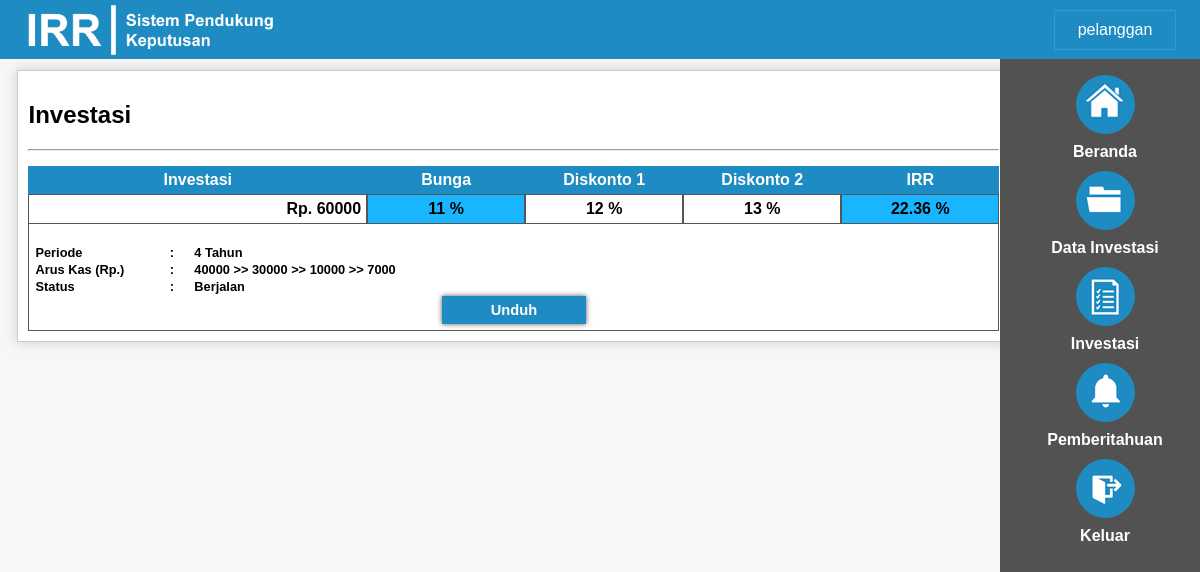
The app's page /?page=inv (signed in) with its own data.
### tables this page shows
CREATE TABLE IF NOT EXISTS `tbl_user` (
  `id_user` int(5) NOT NULL AUTO_INCREMENT,
  `username` varchar(20) NOT NULL,
  `password` varchar(50) NOT NULL,
  `fname` varchar(25) NOT NULL,
  `lname` varchar(25) NOT NULL,
  `address` varchar(35) NOT NULL,
  `email` varchar(40) NOT NULL,
  `phone` varchar(15) NOT NULL,
  `fb` varchar(25) NOT NULL,
  `twitter` varchar(25) NOT NULL,
  `level` enum('admin','eksekutif') NOT NULL DEFAULT 'eksekutif',
  PRIMARY KEY (`id_user`)
);

CREATE TABLE IF NOT EXISTS `tbl_run_inv` (
  `id_run` int(5) NOT NULL AUTO_INCREMENT,
  `id_inv` int(5) NOT NULL,
  `id_not` int(5) NOT NULL,
  `id_user` int(5) NOT NULL,
  `tgl_start` varchar(15) NOT NULL,
  `tgl_finish` varchar(15) NOT NULL,
  PRIMARY KEY (`id_run`)
);

CREATE TABLE IF NOT EXISTS `tbl_inv` (
  `id_inv` int(5) NOT NULL AUTO_INCREMENT,
  `inves` bigint(20) NOT NULL,
  `bunga` int(11) NOT NULL,
  `df1` int(11) NOT NULL,
  `df2` int(11) NOT NULL,
  `irr` double NOT NULL,
  `periode` varchar(30) NOT NULL,
  `kas` varchar(150) NOT NULL,
  `jml_periode` int(5) NOT NULL,
  `rekomen` varchar(10) NOT NULL,
  `yn` enum('y','n') NOT NULL DEFAULT 'n',
  PRIMARY KEY (`id_inv`)
);

### index.php (called while the page is built, shortened)
<?php
$index = new index();
$index->lvl();
?>

### eksekutif/inv.php (the view)
<link rel="stylesheet" href="css/data.css"  type="text/css" />
<h2>Investasi</h2>
<hr />
<?php
$username = $_SESSION['username'];
$query = mysql_query("SELECT * FROM tbl_user WHERE username='$username'");
$data = mysql_fetch_array($query);
$id_user = $data['id_user'];
$query = mysql_query("SELECT * FROM tbl_run_inv INNER JOIN tbl_inv ON tbl_inv.id_inv=tbl_run_inv.id_inv WHERE tbl_run_inv.id_user='$id_user' AND tbl_inv.id_inv=tbl_run_inv.id_inv ORDER BY tbl_run_inv.id_run DESC");
$jumlah = mysql_num_rows($query);
if (!empty($jumlah)){
	while($d = mysql_fetch_array($query)){
?>
	<table border="0" cellpadding="5" cellspacing="0">
	<thead>
		<tr>
			<td>Investasi</td>
			<td>Bunga</td>
			<td>Diskonto 1</td>
			<td>Diskonto 2</td>
			<td>IRR</td>
		</tr>
	</thead>
	<tbody>
		<tr>
			<td class="inves"><? echo 'Rp. '.$d['inves'];?></td>
			<td class="bung1"><? echo $d['bunga'].' &#37;';?></td>
			<td class="bung"><? echo $d['df1'].' &#37;';?></td>
			<td class="bung"><? echo $d['df2'].' &#37;';?></td>
			<td class="bung1"><? echo $d['irr'].' &#37;';?></td>
		</tr>
		<tr>
			<td colspan="5" class="sub-tabel">
				<table border="0" cellspacing="0">
				<tr class="per">
					<td class="per-contain">Periode</td>
					<td>:</td>
					<td><? echo $d['jml_periode'].' Tahun';?></td>
				</tr>
				<tr class="per">
					<td class="per-contain">Arus Kas (Rp.)</td>
					<td>:</td>
					<td><? echo $d['kas'];?></td>
				</tr>
				<tr class="per" >
					<td class="per-contain">Status</td>
					<td>:</td>
					<td>Berjalan</td>
				</tr>
				<tr>
					<td colspan="3" class="bung2" align="center">
						<button><a href="eksekutif/unduh.php?q=<?php echo $d['id_inv'];?>" target="_blank">Unduh</a></button>
					</td>
				</tr>
				</table>
			</td>
		</tr>
	</tbody>
	</table>
<?php
	}
} else {
	die("TIDAK ADA INVESTASI YANG BERJALAN");
}
?>

### eksekutif/index.php (shortened to what this page needs)
<!DOCTYPE html>
<html>
<head>
	<link rel="stylesheet" href="css/dashboard.css"  type="text/css" />
	<link rel="stylesheet" href="css/pop.css" type="text/css" />
	<link rel="stylesheet" href="css/tootip.css"  type="text/css" />
</head>
<body>
<?php
$username = $_SESSION['username'];
$query = mysql_query("SELECT * FROM tbl_user WHERE username='$username'");
$data = mysql_fetch_array($query);
?>
<div class="header">
	<img class="logo" src="img/logo.png">
	<div class="user">
	<a href="#popup"><?php echo $data['username'];?></a>
	</div>
</div>
<div class="menu">
<ul>
	<a href="./" ><li><img src="img/beranda.png"><br/>Beranda</li></a>
	<a href="?page=dat"><li><img src="img/data.png"><br/>Data Investasi</a></li>
	<a href="?page=inv"><li><img src="img/investasi.png"><br/>Investasi</a></li>
	<a href="?page=notif"><li><img src="img/notif.png"><br/>Pemberitahuan</a></li>
	<a href="login/logout.php"><li><img src="img/keluar.png"><br/>Keluar</a></li>
</ul>
</div>
<div class="container">
<?php
$page	= isset($_GET['page']) ? $_GET['page'] : "";
if($page=="") {
	include "welcome.php";
} else if($page=="dat") {
	include "data.php";
} else if($page=="inv") {
	include "inv.php";
} else if($page=="notif") {
	include "notif.php";
}
?>
</div>
</body>
</html>

### css/dashboard.css (style rules this page uses)
html { font-family:Arial, Tahoma; background:#f7f7f7; }
.header { background-color:#1e8bc3; z-index:1; position:fixed; top:0px; left:0px; right:0px; }
.logo { margin:5px 0 0 2%; width:250px; height:50px; }
.user { border:1px solid #3498db; text-align:center; margin:10px 2% 0 0; padding:10px; float:right; width:100px; }
.user a { text-decoration:none; color:#fff; }
.menu { position:fixed; top:40px;right:0px;bottom:0px; background-color:#525252; width:14%; }
.menu a { text-decoration:none; display:block; }
.menu ul { list-style:none; margin-top:25px; }
.menu ul li { border:none; margin:0 0 0 -40px; -webkit-transition:margin 0.5s; -moz-transition:margin 0.5s; }
.menu ul a { color:#fff; font-weight:bold; margin-left:10px; text-align:center; }
.menu ul li img { margin:10px 0 5px 0px; border-radius:30px; }
.container { background:#fff; border:1px solid #ccc; box-shadow: 0 0 12px #ccc; margin: 70px 1% 5px 0.8%; width:82%; padding:10px; animation-name:jalan; animation-duration:0.5s; animation-delay:0s; animation-timing-function:linear; animation-direction:alternate; }
@media screen and (min-width:1124px) { .menu { width:200px; } }
@media screen and (min-width:1124px) { .container { width:82%; } }

### css/data.css (style rules this page uses)
table { width:100%; margin-top:15px; }
table thead { background:#1e8bc3; color:#fff; font-weight:bold; text-align:center; }
.inves { width:30%; text-align:right; font-weight:bold; border:1px solid #555; font-size:1.0em; }
.bung { width:14%; text-align:center; font-weight:bold; border:1px solid #555; font-size:1.0em; }
.bung1 { width:14%; text-align:center; font-weight:bold; border:1px solid #555; background:#19b5fe; font-size:1.0em; }
.sub-tabel { border:1px solid #555; border-top:none; }
.per { text-align:left; font-weight:bold; font-size:0.8em; }
.per-contain { width:14%; }
.bung2 button { background:#1e8bc3; border:1px solid #1e8bc3; padding:5px; width:15%; box-shadow:0 0 5px #555; -webkit-transition:border 0.5s; -moz-transition:border 0.5s; -webkit-transition:box-shadow 0.3s; -moz-transition:boxshadow 0.3s; }
.bung2 button a { text-decoration:none; color:#fff; font-weight:bold; font-size:1.1em; }

### records on screen
tbl_user: username "pelanggan"
tbl_run_inv: id_inv.inves "60000", id_inv.bunga "11", id_inv.df1 "12", id_inv.df2 "13", id_inv.irr "22.36", id_inv.jml_periode "4", id_inv.kas "40000 >> 30000 >> 10000 >> 7000"
